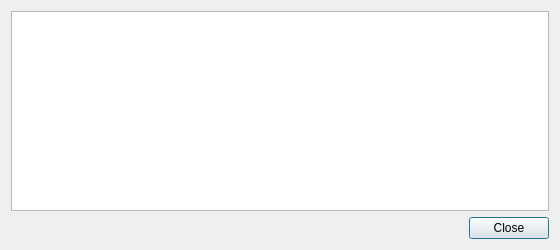
<?xml version="1.0" encoding="UTF-8"?>
<ui version="4.0">
 <class>TransactionDescDialog</class>
 <widget class="QDialog" name="TransactionDescDialog">
  <property name="geometry">
   <rect>
    <x>0</x>
    <y>0</y>
    <width>560</width>
    <height>250</height>
   </rect>
  </property>
  <property name="windowTitle">
   <string>Transaction details</string>
  </property>
  <layout class="QVBoxLayout" name="verticalLayout">
   <item>
    <widget class="QTextEdit" name="textEdit"/>
   </item>
   <item>
    <widget class="QDialogButtonBox" name="buttonBox">
     <property name="standardButtons">
      <set>QDialogButtonBox::Close</set>
     </property>
    </widget>
   </item>
  </layout>
 </widget>
 <resources/>
 <connections/>
</ui>
